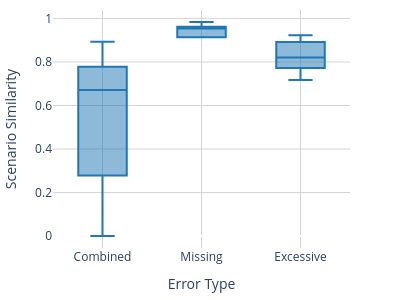

Source (notebook cell):
### Code cell
import plotly.express as px

given_then_df['tipo_de_erro'] = given_then_df['tipo_de_erro'].replace({
    'alfa': 'Missing',
    'beta': 'Excessive',
    'alfa+beta': 'Combined'
})

# Criar o boxplot com ajustes estilizados
fig = px.box(
    given_then_df, 
    x='tipo_de_erro', 
    y='Scenario Similarity',
    labels={'Scenario Similarity': 'Scenario Similarity', 'tipo_de_erro': 'Error Type'},
    color_discrete_sequence=["#1f77b4"]  # Cor uniforme e discreta
)

# Ajustar título e layout
fig.update_layout(
    title=None,  # Remover título acima do gráfico
    xaxis_title="Error Type",  # Legenda do eixo X
    yaxis_title="Scenario Similarity",  # Legenda do eixo Y
    font=dict(size=12),  # Ajustar tamanho da fonte
    plot_bgcolor="white",  # Fundo branco para maior clareza
    xaxis=dict(
        showgrid=True, 
        gridcolor='lightgray',
        categoryorder="total descending",  # Ordenar categorias se necessário
    ),
    yaxis=dict(showgrid=True, gridcolor='lightgray'),  # Linhas de grade discretas
    margin=dict(l=50, r=50, t=10, b=50),  # Margens ajustadas
    bargap=0.2,  # Reduzir o espaçamento horizontal entre as caixas
    width=400,  # Largura do gráfico (10 polegadas assumindo 100px por polegada)
    height=300  # Altura do gráfico (10 polegadas assumindo 100px por polegada)
)

# Exibir o gráfico
fig.show()

### Figure 1 — Plotly figure (JSON) as saved in the notebook; plotly's stock layout.template omitted (floating-point values rounded to 4 significant figures; data arrays with more than 128 entries replaced by an {"elided": "..."} marker saying what was removed)
{"data": [{"alignmentgroup": "True", "hovertemplate": "Error Type=%{x}<br>Scenario Similarity=%{y}<extra></extra>", "legendgroup": "", "marker": {"color": "#1f77b4"}, "name": "", "notched": false, "offsetgroup": "", "orientation": "v", "showlegend": false, "type": "box", "x": {"elided": "464 str values"}, "x0": " ", "xaxis": "x", "y": {"elided": "464 float values"}, "y0": " ", "yaxis": "y"}], "layout": {"bargap": 0.2, "boxmode": "group", "font": {"size": 12}, "height": 300, "legend": {"tracegroupgap": 0}, "margin": {"b": 50, "l": 50, "r": 50, "t": 10}, "plot_bgcolor": "white", "title": {}, "width": 400, "xaxis": {"anchor": "y", "categoryorder": "total descending", "domain": [0, 1], "gridcolor": "lightgray", "showgrid": true, "title": {"text": "Error Type"}}, "yaxis": {"anchor": "x", "domain": [0, 1], "gridcolor": "lightgray", "showgrid": true, "title": {"text": "Scenario Similarity"}}}}
